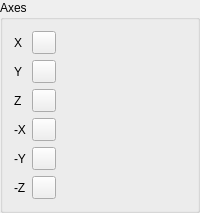
        <widget class="QGroupBox" name="AxisColorsGroup">
         <property name="title">
          <string>Axes</string>
         </property>
         <layout class="QGridLayout" name="AxisColorsLayout">
          <item row="0" column="0">
           <widget class="QLabel" name="AxisXColorLabel">
            <property name="toolTip">
             <string>Choose the X axis color used by the axis icon, grid origin lines and transform handles.</string>
            </property>
            <property name="buddy">
             <cstring>AxisXColorButton</cstring>
            </property>
            <property name="text">
             <string>X</string>
            </property>
           </widget>
          </item>
          <item row="0" column="1">
           <widget class="QToolButton" name="AxisXColorButton">
            <property name="accessibleName">
             <string>X Axis Color</string>
            </property>
            <property name="toolTip">
             <string>Choose the X axis color used by the axis icon, grid origin lines and transform handles.</string>
            </property>
            <property name="text">
             <string />
            </property>
           </widget>
          </item>
          <item row="1" column="0">
           <widget class="QLabel" name="AxisYColorLabel">
            <property name="toolTip">
             <string>Choose the Y axis color used by the axis icon, grid origin lines and transform handles.</string>
            </property>
            <property name="buddy">
             <cstring>AxisYColorButton</cstring>
            </property>
            <property name="text">
             <string>Y</string>
            </property>
           </widget>
          </item>
          <item row="1" column="1">
           <widget class="QToolButton" name="AxisYColorButton">
            <property name="accessibleName">
             <string>Y Axis Color</string>
            </property>
            <property name="toolTip">
             <string>Choose the Y axis color used by the axis icon, grid origin lines and transform handles.</string>
            </property>
            <property name="text">
             <string />
            </property>
           </widget>
          </item>
          <item row="2" column="0">
           <widget class="QLabel" name="AxisZColorLabel">
            <property name="toolTip">
             <string>Choose the Z axis color used by the axis icon, grid origin lines and transform handles.</string>
            </property>
            <property name="buddy">
             <cstring>AxisZColorButton</cstring>
            </property>
            <property name="text">
             <string>Z</string>
            </property>
           </widget>
          </item>
          <item row="2" column="1">
           <widget class="QToolButton" name="AxisZColorButton">
            <property name="accessibleName">
             <string>Z Axis Color</string>
            </property>
            <property name="toolTip">
             <string>Choose the Z axis color used by the axis icon, grid origin lines and transform handles.</string>
            </property>
            <property name="text">
             <string />
            </property>
           </widget>
          </item>
          <item row="3" column="0">
           <widget class="QLabel" name="AxisXNegativeColorLabel">
            <property name="toolTip">
             <string>Choose the negative X axis color used by the axis icon.</string>
            </property>
            <property name="buddy">
             <cstring>AxisXNegativeColorButton</cstring>
            </property>
            <property name="text">
             <string notr="true">-X</string>
            </property>
           </widget>
          </item>
          <item row="3" column="1">
           <widget class="QToolButton" name="AxisXNegativeColorButton">
            <property name="accessibleName">
             <string>Negative X Axis Color</string>
            </property>
            <property name="toolTip">
             <string>Choose the negative X axis color used by the axis icon.</string>
            </property>
            <property name="text">
             <string />
            </property>
           </widget>
          </item>
          <item row="4" column="0">
           <widget class="QLabel" name="AxisYNegativeColorLabel">
            <property name="toolTip">
             <string>Choose the negative Y axis color used by the axis icon.</string>
            </property>
            <property name="buddy">
             <cstring>AxisYNegativeColorButton</cstring>
            </property>
            <property name="text">
             <string notr="true">-Y</string>
            </property>
           </widget>
          </item>
          <item row="4" column="1">
           <widget class="QToolButton" name="AxisYNegativeColorButton">
            <property name="accessibleName">
             <string>Negative Y Axis Color</string>
            </property>
            <property name="toolTip">
             <string>Choose the negative Y axis color used by the axis icon.</string>
            </property>
            <property name="text">
             <string />
            </property>
           </widget>
          </item>
          <item row="5" column="0">
           <widget class="QLabel" name="AxisZNegativeColorLabel">
            <property name="toolTip">
             <string>Choose the negative Z axis color used by the axis icon.</string>
            </property>
            <property name="buddy">
             <cstring>AxisZNegativeColorButton</cstring>
            </property>
            <property name="text">
             <string notr="true">-Z</string>
            </property>
           </widget>
          </item>
          <item row="5" column="1">
           <widget class="QToolButton" name="AxisZNegativeColorButton">
            <property name="accessibleName">
             <string>Negative Z Axis Color</string>
            </property>
            <property name="toolTip">
             <string>Choose the negative Z axis color used by the axis icon.</string>
            </property>
            <property name="text">
             <string />
            </property>
           </widget>
          </item>
          <item row="0" column="2">
           <spacer name="AxisXSpacer">
            <property name="orientation">
             <enum>Qt::Horizontal</enum>
            </property>
            <property name="sizeHint" stdset="0">
             <size>
              <width>40</width>
              <height>20</height>
             </size>
            </property>
           </spacer>
          </item>
         </layout>
        </widget>
